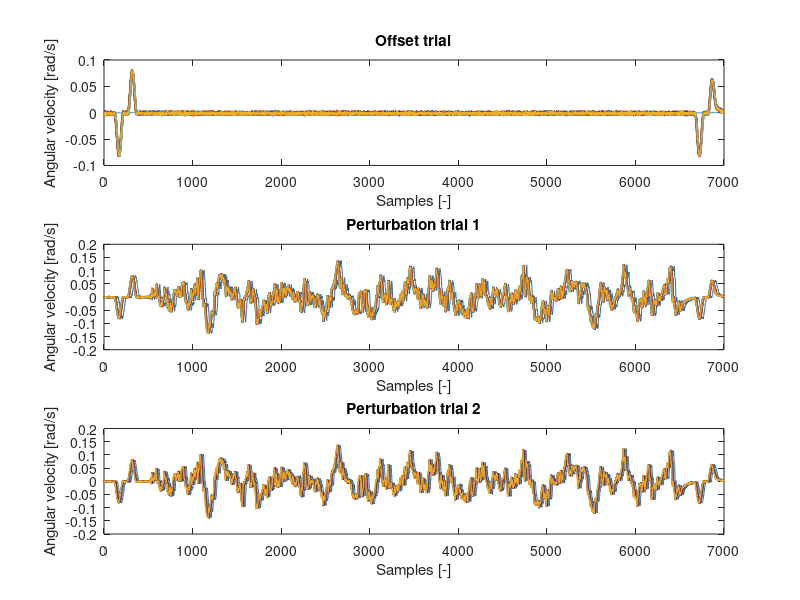

Write MATLAB code to recreate this figure. (Note: this script raises an error after producing the figure.)
%% Processing and analysing raw roll IMU data for 24 subjects

% This script processes the raw heave IMU data for 24 subjects into final
% angular velocity input signals suitable for system identification.

clear all
close all
clc 

%% Load files

% !!! CHANGE DESIGNED PERTURBATION FOR CORRECT MOTION HERE !!!
% Designed perturbation signal
load('roll_pert_amp1'); 
clearvars roll_acc_amp1 roll_dis_amp1
%%
% !!! CHANGE mat-file FOR CORRECT MOTION HERE !!!
% Measured force signals
IMU_data  = load('cell_array_roll_IMU_data_24subs.mat');

%% Define the correct sign convention here
des_pert    = -roll_vel_amp1;
clearvars roll_vel_amp1

%% Genereta cell structure (DO NOT CHANGE!)
IMU_data    = struct2cell(IMU_data);
offset      = cell2mat(IMU_data{1});
trial1      = cell2mat(IMU_data{2});
trial2      = cell2mat(IMU_data{3});

%% Plot raw acceleration data
figure('name', 'Raw IMU data')
subplot(311)
    plot(offset)
    xlabel('Samples [-]')
    ylabel('Angular velocity [rad/s]')
    title('Offset trial');
subplot(312)
    plot(trial1)
    xlabel('Samples [-]')
    ylabel('Angular velocity [rad/s]')
    title('Perturbation trial 1');
subplot(313)
    plot(trial2)
    xlabel('Samples [-]')
    ylabel('Angular velocity [rad/s]')
    title('Perturbation trial 2');
    
%% Filtering IMU data for removing noise
close all
offset_filt = IMU_noise_filter(offset);
trial1_filt = IMU_noise_filter(trial1);
trial2_filt = IMU_noise_filter(trial2);

%% Plot unfiltered against filtered IMU data
figure('name','Unfiltered vs. filtered IMU data')
subplot(231)
    plot(offset)
    ylim([8 12]);
    xlim([0 7000]);
    ylabel('Angular velocity [rad/s]')
    title('Offset trial unfiltered');
subplot(234)
    plot(offset_filt)
    ylim([8 12]);
    xlim([0 7000]);
    ylabel('Angular velocity [rad/s]')
    xlabel('Samples [-]')
    title('Offset trial filtered');
subplot(232)
    plot(trial1)
    ylim([8 12]);
    xlim([0 7000]);
    title('Trial 1 unfiltered');
subplot(235)
    plot(trial1_filt)
    ylim([8 12]);
    xlim([0 7000]);
    ylabel('Angular velocity [rad/s]')
    xlabel('Samples [-]')
    title('Trial 1 filtered');
subplot(233)
    plot(trial2)
    ylim([8 12]);
    xlim([0 7000]);
    ylabel('Angular velocity [rad/s]')
    xlabel('Samples [-]')
    title('Trial 2 unfiltered');
subplot(236)
    plot(trial2_filt)
    ylim([8 12]);
    xlim([0 7000]);
    ylabel('Angular velocity [rad/s]')
    xlabel('Samples [-]')
    title('Trial 2 filtered');

%% Compare designed perturbation signal with measured IMU signal
close all
figure()
    hold on;
    plot(des_pert);
    plot(trial1_filt(:,14));
    legend('Des. perturbation', 'Mes. signal')

%% Calculate delay and align all measured interface forces with the designed signal 
close all 

% this function calculates for all participants the delay between the
% designed signal and the measured IMU signals for trial 1 and 2.
[t1_aligned, lag_t1] = my_xcov_function_IMU(des_pert, trial1_filt);
[t2_aligned, lag_t2] = my_xcov_function_IMU(des_pert, trial2_filt);

%% Resample the measured IMU data

% p and q define the resampling rate = p/q
p = 6500;
q = 6502;

t1_resampled = my_resample_function(t1_aligned,p,q);
t2_resampled = my_resample_function(t2_aligned,p,q);

%% Check here the effect of resampling for individual subjects 
% give in subject number here
subject = 24;

% calculate offset of IMU sensor for better comparison 
error = mean(offset(1000:6000,subject));

figure('name','Checking the effect of resampling')
subplot(211)
    hold on;
    plot(des_pert)
    plot(t2_aligned{subject}-error)
    ylim([-2 2])
    ylabel('Angular velocity [rad/s]')
    xlabel('Samples [-]')
    legend('Des. perturbation', 'Raw Mes. signal')
subplot(212)
    hold on;
    plot(des_pert)
    plot(t2_resampled{subject}-error)
    ylim([-2 2])
    ylabel('Angular velocity [rad/s]')
    xlabel('Samples [-]')
    legend('Des. perturbation', 'Resamp. Mes. signal')

%% Extract perturbation part from measured IMU signals
final_vel_t1 = extract_pert_part_IMU(t1_resampled);
final_vel_t2 = extract_pert_part_IMU(t2_resampled);

figure()
subplot(211)
    plot(final_vel_t1);
    xlim([0 1000]);
subplot(212)
    plot(final_vel_t2);
    xlim([0 1000]);
    
%% Store final vel. signals for system identification (SI) 
close all
%%% !!! CHANGE NAME IN CORRECT MOTION !!! %%%
roll_vel_signals_SI_t1 = final_vel_t1; 
roll_vel_signals_SI_t2 = final_vel_t2;

%%% !!! STORE IN SAME DIRECTORY THAT CONTAINS THE TRANSFER FUNCTION SCRIPT FOR RIDER ID !!! %%% 
save('D:\gdialynas\Desktop\My files\Passive rider project\Msc_Jelle_de_hann\IMU_data\Roll IMU data\roll_vel_signals_SI_t1_t2.mat','roll_vel_signals_SI_t1','roll_vel_signals_SI_t2');
